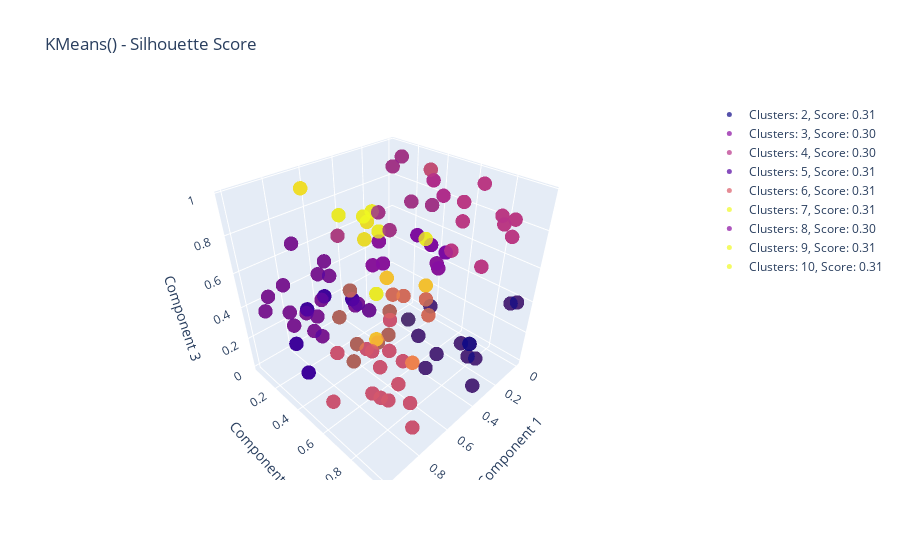
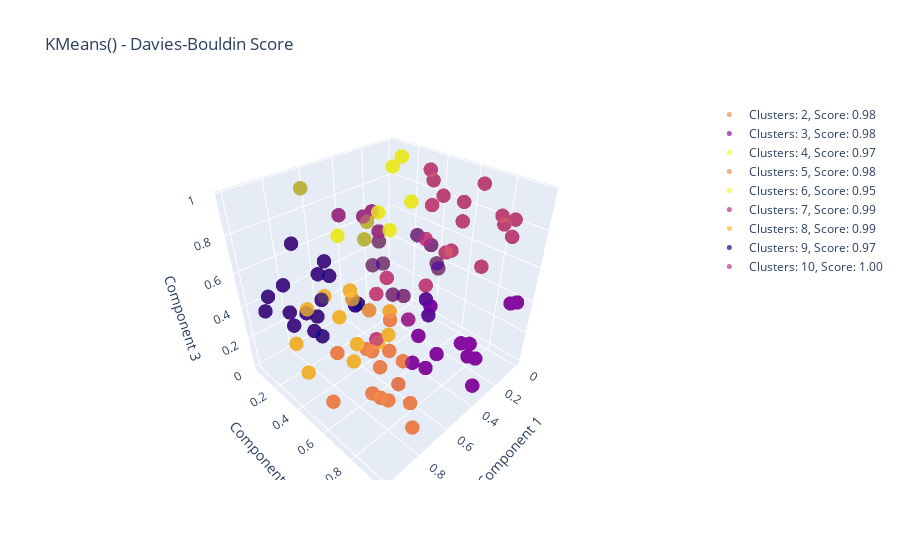
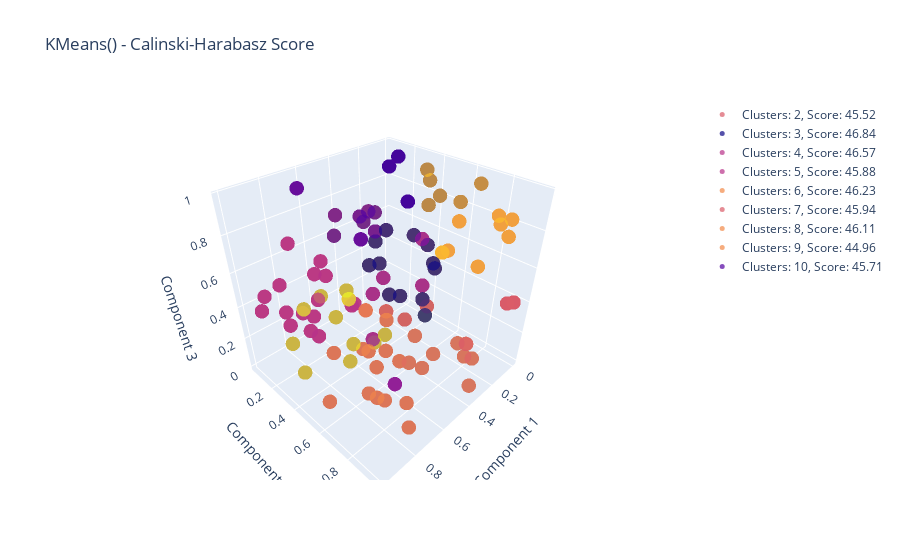
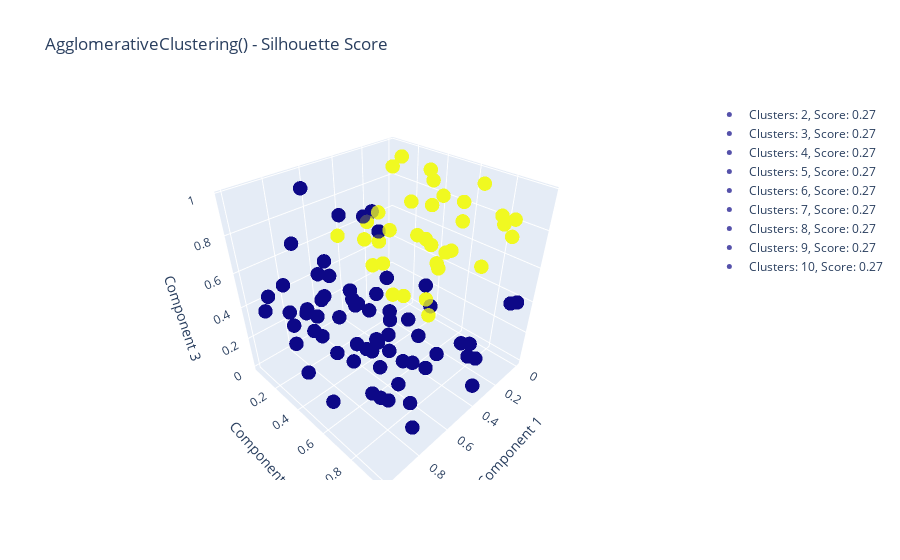

Notebook code cell kept with these figures, in order:
### Code cell
# Boucle pour chaque algorithme de clustering
for algorithm in clustering_algorithms:
    algorithm_name = str(algorithm)

    for score_name, score_func in score_funcs.items():
        scores = []
        figures = []

        for num_cluster in num_clusters:
            if algorithm_name == 'DBSCAN':
                if num_cluster < 2:
                    continue  # DBSCAN ne nécessite pas de nombre de clusters défini
                dbscan = DBSCAN(eps=0.5, min_samples=5)
                cluster_labels = dbscan.fit_predict(reduced_data_3d)
            else:
                cluster_labels = algorithm.fit_predict(reduced_data_3d)

            if len(set(cluster_labels)) < 2:
                continue  # Évitez de calculer les scores pour un petit nombre de clusters

            # Calculer le score
            score = score_func(reduced_data_3d, cluster_labels)
            scores.append(score)

            # Créez un graphique 3D avec Plotly
            scatter = go.Scatter3d(
                x=reduced_data_3d[:, 0],
                y=reduced_data_3d[:, 1],
                z=reduced_data_3d[:, 2],
                mode='markers',
                marker=dict(size=5, opacity=0.7, color=cluster_labels),
                name=f'Clusters: {num_cluster}, Score: {score:.2f}'
            )
            figures.append(scatter)

        # Afficher le graphique 3D
        fig = go.Figure(data=figures)
        fig.update_layout(
            title=f'{algorithm_name} - {score_name}',
            scene=dict(
                xaxis_title='Component 1',
                yaxis_title='Component 2',
                zaxis_title='Component 3'
            )
        )
        fig.show()

        # Afficher les scores pour chaque mesure
        if scores:
            plt.figure(figsize=(10, 5))
            plt.plot(num_clusters, scores, marker='o', linestyle='-')
            plt.title(f'{algorithm_name} - {score_name} vs Number of Clusters')
            plt.xlabel('Number of Clusters')
            plt.ylabel(score_name)
            plt.grid(True)
            plt.show()
